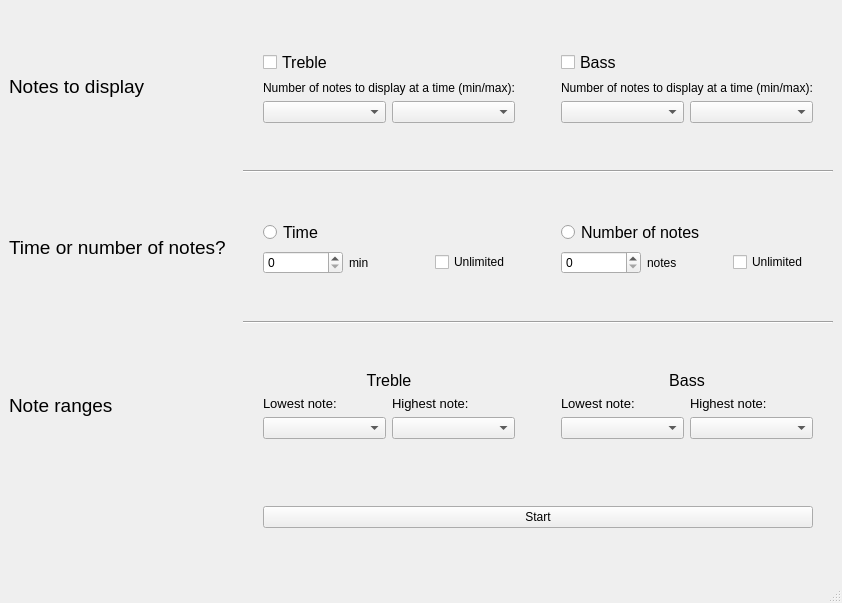
<?xml version="1.0" encoding="UTF-8"?>
<ui version="4.0">
 <class>MainWindow</class>
 <widget class="QMainWindow" name="MainWindow">
  <property name="windowModality">
   <enum>Qt::NonModal</enum>
  </property>
  <property name="geometry">
   <rect>
    <x>0</x>
    <y>0</y>
    <width>842</width>
    <height>603</height>
   </rect>
  </property>
  <property name="sizePolicy">
   <sizepolicy hsizetype="Maximum" vsizetype="Maximum">
    <horstretch>0</horstretch>
    <verstretch>0</verstretch>
   </sizepolicy>
  </property>
  <property name="font">
   <font>
    <kerning>true</kerning>
   </font>
  </property>
  <property name="windowTitle">
   <string>MainWindow</string>
  </property>
  <widget class="QWidget" name="centralwidget">
   <layout class="QGridLayout" name="gridLayout">
    <item row="0" column="0">
     <layout class="QGridLayout" name="gridLayout_2">
      <item row="0" column="0" rowspan="2" colspan="2">
       <layout class="QGridLayout" name="gridLayout_6">
        <item row="0" column="3">
         <layout class="QGridLayout" name="gridLayout_8">
          <property name="leftMargin">
           <number>20</number>
          </property>
          <property name="topMargin">
           <number>20</number>
          </property>
          <property name="rightMargin">
           <number>20</number>
          </property>
          <property name="bottomMargin">
           <number>20</number>
          </property>
          <item row="2" column="0">
           <widget class="QComboBox" name="comboBox_3"/>
          </item>
          <item row="2" column="1">
           <widget class="QComboBox" name="comboBox_4"/>
          </item>
          <item row="1" column="0" colspan="2">
           <widget class="QLabel" name="label_7">
            <property name="sizePolicy">
             <sizepolicy hsizetype="Preferred" vsizetype="Fixed">
              <horstretch>0</horstretch>
              <verstretch>0</verstretch>
             </sizepolicy>
            </property>
            <property name="text">
             <string>Number of notes to display at a time (min/max):</string>
            </property>
            <property name="alignment">
             <set>Qt::AlignCenter</set>
            </property>
           </widget>
          </item>
          <item row="0" column="0" colspan="2">
           <widget class="QCheckBox" name="checkBox_2">
            <property name="font">
             <font>
              <pointsize>12</pointsize>
             </font>
            </property>
            <property name="text">
             <string>Bass</string>
            </property>
           </widget>
          </item>
         </layout>
        </item>
        <item row="4" column="2">
         <layout class="QGridLayout" name="gridLayout_10">
          <property name="leftMargin">
           <number>20</number>
          </property>
          <property name="topMargin">
           <number>20</number>
          </property>
          <property name="rightMargin">
           <number>20</number>
          </property>
          <property name="bottomMargin">
           <number>20</number>
          </property>
          <item row="0" column="0" colspan="2">
           <widget class="QLabel" name="label_8">
            <property name="sizePolicy">
             <sizepolicy hsizetype="Preferred" vsizetype="Fixed">
              <horstretch>0</horstretch>
              <verstretch>0</verstretch>
             </sizepolicy>
            </property>
            <property name="font">
             <font>
              <pointsize>12</pointsize>
             </font>
            </property>
            <property name="text">
             <string>Treble</string>
            </property>
            <property name="alignment">
             <set>Qt::AlignCenter</set>
            </property>
           </widget>
          </item>
          <item row="2" column="1">
           <widget class="QComboBox" name="comboBox_6"/>
          </item>
          <item row="2" column="0">
           <widget class="QComboBox" name="comboBox_5"/>
          </item>
          <item row="1" column="0">
           <widget class="QLabel" name="label_10">
            <property name="sizePolicy">
             <sizepolicy hsizetype="Preferred" vsizetype="Fixed">
              <horstretch>0</horstretch>
              <verstretch>0</verstretch>
             </sizepolicy>
            </property>
            <property name="font">
             <font>
              <pointsize>10</pointsize>
             </font>
            </property>
            <property name="text">
             <string>Lowest note:</string>
            </property>
           </widget>
          </item>
          <item row="1" column="1">
           <widget class="QLabel" name="label_11">
            <property name="sizePolicy">
             <sizepolicy hsizetype="Preferred" vsizetype="Fixed">
              <horstretch>0</horstretch>
              <verstretch>0</verstretch>
             </sizepolicy>
            </property>
            <property name="font">
             <font>
              <pointsize>10</pointsize>
             </font>
            </property>
            <property name="text">
             <string>Highest note:</string>
            </property>
           </widget>
          </item>
         </layout>
        </item>
        <item row="0" column="2">
         <layout class="QGridLayout" name="gridLayout_7">
          <property name="leftMargin">
           <number>20</number>
          </property>
          <property name="topMargin">
           <number>20</number>
          </property>
          <property name="rightMargin">
           <number>20</number>
          </property>
          <property name="bottomMargin">
           <number>20</number>
          </property>
          <item row="1" column="0" colspan="2">
           <widget class="QLabel" name="label_6">
            <property name="sizePolicy">
             <sizepolicy hsizetype="Preferred" vsizetype="Fixed">
              <horstretch>0</horstretch>
              <verstretch>0</verstretch>
             </sizepolicy>
            </property>
            <property name="text">
             <string>Number of notes to display at a time (min/max):</string>
            </property>
            <property name="alignment">
             <set>Qt::AlignCenter</set>
            </property>
           </widget>
          </item>
          <item row="2" column="1">
           <widget class="QComboBox" name="comboBox_2"/>
          </item>
          <item row="0" column="0" colspan="2">
           <widget class="QCheckBox" name="checkBox">
            <property name="font">
             <font>
              <pointsize>12</pointsize>
             </font>
            </property>
            <property name="text">
             <string>Treble</string>
            </property>
           </widget>
          </item>
          <item row="2" column="0">
           <widget class="QComboBox" name="comboBox"/>
          </item>
         </layout>
        </item>
        <item row="3" column="2" colspan="2">
         <widget class="Line" name="line_2">
          <property name="orientation">
           <enum>Qt::Horizontal</enum>
          </property>
         </widget>
        </item>
        <item row="1" column="2" colspan="2">
         <widget class="Line" name="line">
          <property name="orientation">
           <enum>Qt::Horizontal</enum>
          </property>
         </widget>
        </item>
        <item row="2" column="3">
         <layout class="QGridLayout" name="gridLayout_9">
          <property name="leftMargin">
           <number>20</number>
          </property>
          <property name="topMargin">
           <number>20</number>
          </property>
          <property name="rightMargin">
           <number>20</number>
          </property>
          <property name="bottomMargin">
           <number>20</number>
          </property>
          <item row="1" column="0">
           <widget class="QSpinBox" name="spinBox_2"/>
          </item>
          <item row="1" column="1">
           <widget class="QLabel" name="label_5">
            <property name="text">
             <string>notes</string>
            </property>
           </widget>
          </item>
          <item row="1" column="2">
           <widget class="QCheckBox" name="checkBox_4">
            <property name="text">
             <string>Unlimited</string>
            </property>
           </widget>
          </item>
          <item row="0" column="0" colspan="3">
           <widget class="QRadioButton" name="radioButton_2">
            <property name="font">
             <font>
              <pointsize>12</pointsize>
             </font>
            </property>
            <property name="text">
             <string>Number of notes</string>
            </property>
           </widget>
          </item>
         </layout>
        </item>
        <item row="4" column="3">
         <layout class="QGridLayout" name="gridLayout_11">
          <property name="leftMargin">
           <number>20</number>
          </property>
          <property name="topMargin">
           <number>20</number>
          </property>
          <property name="rightMargin">
           <number>20</number>
          </property>
          <property name="bottomMargin">
           <number>20</number>
          </property>
          <item row="1" column="0">
           <widget class="QLabel" name="label_12">
            <property name="sizePolicy">
             <sizepolicy hsizetype="Preferred" vsizetype="Fixed">
              <horstretch>0</horstretch>
              <verstretch>0</verstretch>
             </sizepolicy>
            </property>
            <property name="font">
             <font>
              <pointsize>10</pointsize>
             </font>
            </property>
            <property name="text">
             <string>Lowest note:</string>
            </property>
           </widget>
          </item>
          <item row="0" column="0" colspan="2">
           <widget class="QLabel" name="label_9">
            <property name="sizePolicy">
             <sizepolicy hsizetype="Preferred" vsizetype="Fixed">
              <horstretch>0</horstretch>
              <verstretch>0</verstretch>
             </sizepolicy>
            </property>
            <property name="font">
             <font>
              <pointsize>12</pointsize>
             </font>
            </property>
            <property name="text">
             <string>Bass</string>
            </property>
            <property name="alignment">
             <set>Qt::AlignCenter</set>
            </property>
           </widget>
          </item>
          <item row="1" column="1">
           <widget class="QLabel" name="label_13">
            <property name="sizePolicy">
             <sizepolicy hsizetype="Preferred" vsizetype="Fixed">
              <horstretch>0</horstretch>
              <verstretch>0</verstretch>
             </sizepolicy>
            </property>
            <property name="font">
             <font>
              <pointsize>10</pointsize>
             </font>
            </property>
            <property name="text">
             <string>Highest note:</string>
            </property>
           </widget>
          </item>
          <item row="2" column="0">
           <widget class="QComboBox" name="comboBox_7"/>
          </item>
          <item row="2" column="1">
           <widget class="QComboBox" name="comboBox_8"/>
          </item>
         </layout>
        </item>
        <item row="4" column="0">
         <layout class="QGridLayout" name="gridLayout_15">
          <item row="0" column="0">
           <widget class="QLabel" name="label_3">
            <property name="font">
             <font>
              <pointsize>14</pointsize>
             </font>
            </property>
            <property name="text">
             <string>Note ranges</string>
            </property>
           </widget>
          </item>
         </layout>
        </item>
        <item row="2" column="0">
         <layout class="QGridLayout" name="gridLayout_16">
          <item row="0" column="0">
           <widget class="QLabel" name="label_2">
            <property name="font">
             <font>
              <pointsize>14</pointsize>
             </font>
            </property>
            <property name="text">
             <string>Time or number of notes?</string>
            </property>
           </widget>
          </item>
         </layout>
        </item>
        <item row="2" column="2">
         <layout class="QGridLayout" name="gridLayout_4">
          <property name="leftMargin">
           <number>20</number>
          </property>
          <property name="topMargin">
           <number>20</number>
          </property>
          <property name="rightMargin">
           <number>20</number>
          </property>
          <property name="bottomMargin">
           <number>20</number>
          </property>
          <item row="1" column="1">
           <widget class="QLabel" name="label_4">
            <property name="text">
             <string>min</string>
            </property>
           </widget>
          </item>
          <item row="1" column="0">
           <widget class="QSpinBox" name="spinBox"/>
          </item>
          <item row="1" column="2">
           <widget class="QCheckBox" name="checkBox_3">
            <property name="text">
             <string>Unlimited</string>
            </property>
           </widget>
          </item>
          <item row="0" column="0" colspan="3">
           <widget class="QRadioButton" name="radioButton">
            <property name="font">
             <font>
              <pointsize>12</pointsize>
             </font>
            </property>
            <property name="text">
             <string>Time</string>
            </property>
           </widget>
          </item>
         </layout>
        </item>
        <item row="0" column="0">
         <layout class="QGridLayout" name="gridLayout_17">
          <item row="0" column="0">
           <widget class="QLabel" name="label">
            <property name="font">
             <font>
              <pointsize>14</pointsize>
             </font>
            </property>
            <property name="text">
             <string>Notes to display</string>
            </property>
           </widget>
          </item>
         </layout>
        </item>
        <item row="5" column="0">
         <layout class="QGridLayout" name="gridLayout_25"/>
        </item>
        <item row="5" column="2" colspan="2">
         <layout class="QGridLayout" name="gridLayout_26">
          <property name="leftMargin">
           <number>20</number>
          </property>
          <property name="topMargin">
           <number>20</number>
          </property>
          <property name="rightMargin">
           <number>20</number>
          </property>
          <property name="bottomMargin">
           <number>20</number>
          </property>
          <item row="0" column="0">
           <widget class="QPushButton" name="pushButton">
            <property name="sizePolicy">
             <sizepolicy hsizetype="Minimum" vsizetype="Fixed">
              <horstretch>0</horstretch>
              <verstretch>0</verstretch>
             </sizepolicy>
            </property>
            <property name="text">
             <string>Start</string>
            </property>
           </widget>
          </item>
         </layout>
        </item>
       </layout>
      </item>
     </layout>
    </item>
   </layout>
  </widget>
  <widget class="QMenuBar" name="menubar">
   <property name="geometry">
    <rect>
     <x>0</x>
     <y>0</y>
     <width>842</width>
     <height>18</height>
    </rect>
   </property>
  </widget>
  <widget class="QStatusBar" name="statusbar"/>
 </widget>
 <resources/>
 <connections/>
</ui>
